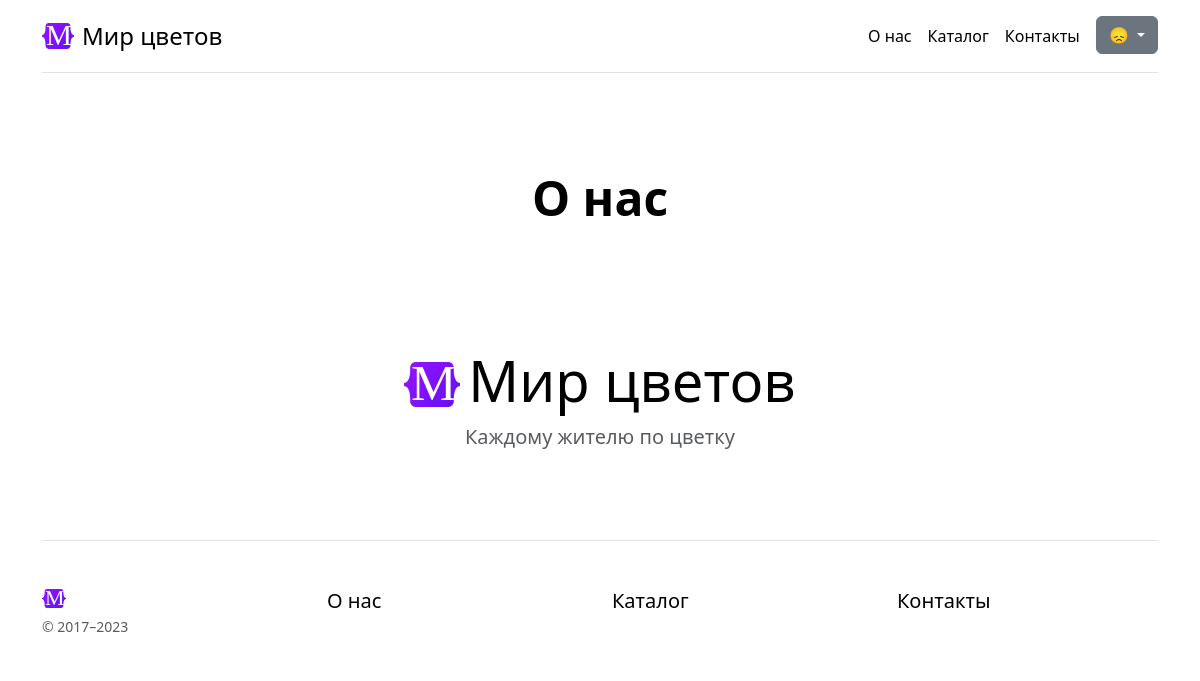
Page /about/ on the earlier database version.
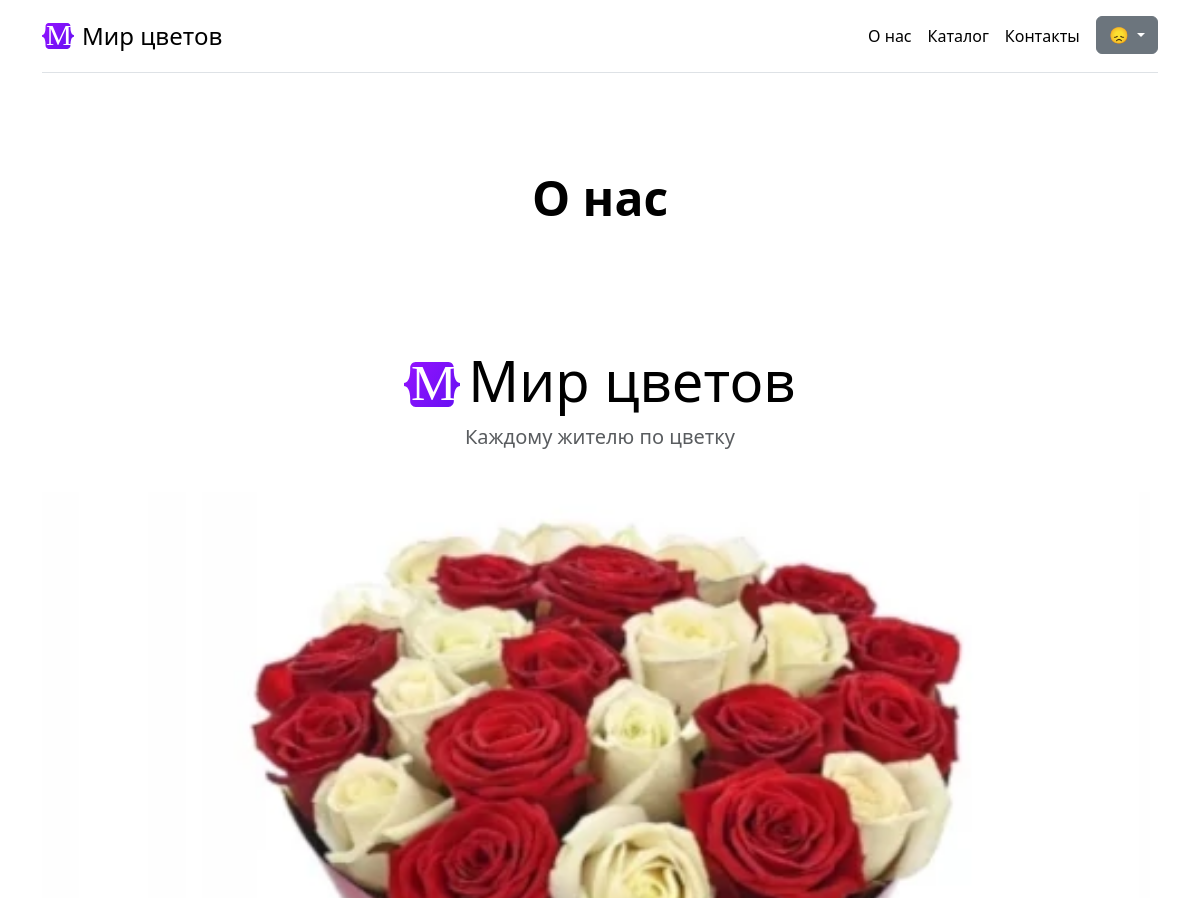
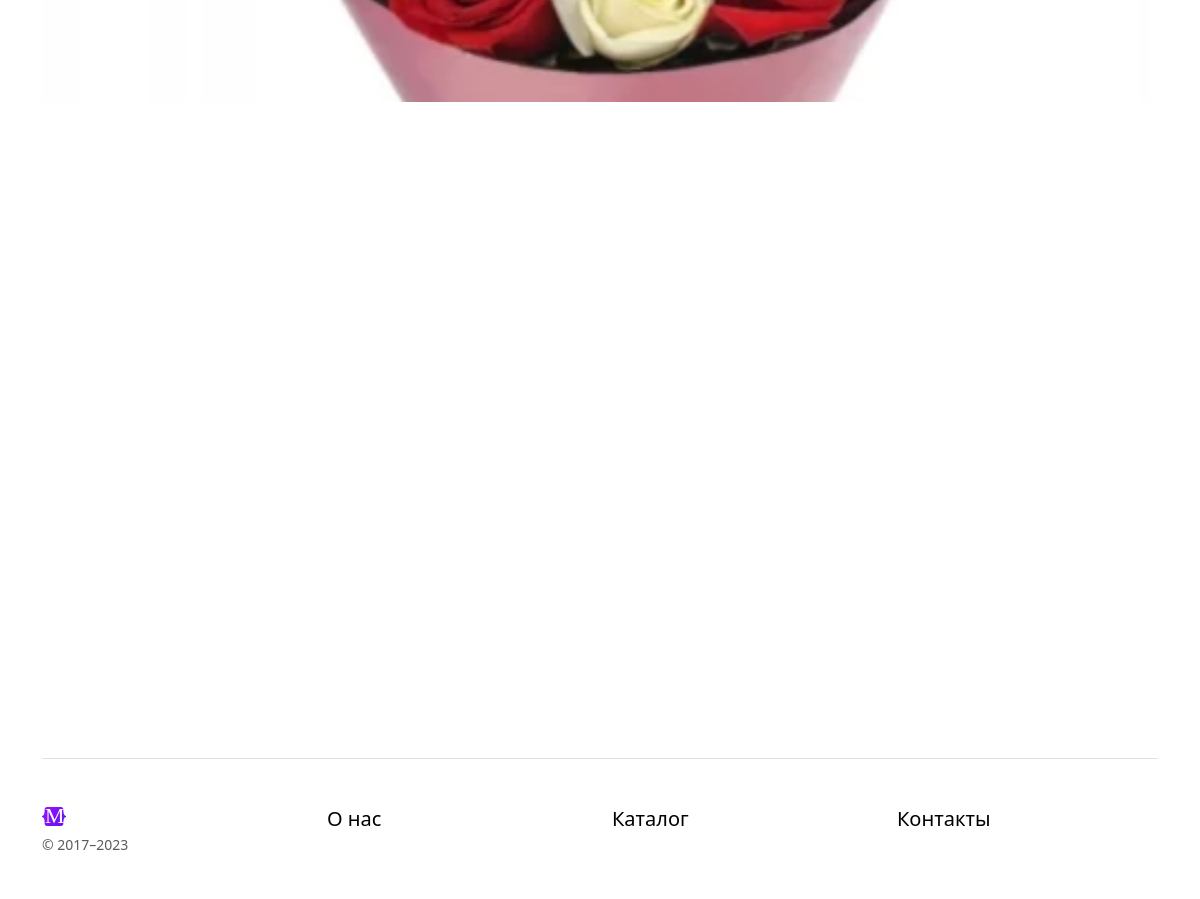
Same page on the later database version (2 pictures, top to bottom).
### goods/models.py (models this page shows, shortened)
class Goods(NameMixin, models.Model):
    objects = models.Manager() # По умолчанию. Нужен для админки.
    in_stock = GoodsManager()
    added = models.DateTimeField(auto_now_add=True,
                                 verbose_name="Дата добавления")
    photo = models.ImageField(verbose_name="Фото")
    price = models.DecimalField(max_digits=10,
                                decimal_places=2,
                                verbose_name="Цена")
    origin = models.ForeignKey(
        "Country",
        on_delete=models.CASCADE,
        verbose_name="Страна-производитель",
    )
    color = models.ForeignKey(
        "Color",
        on_delete=models.CASCADE,
        verbose_name="Цвет",
    )
    category = models.ForeignKey(
        "Category",
        on_delete=models.CASCADE,
        verbose_name="Категория / Вид товара",
    )
    stock = models.PositiveIntegerField(default=0, null=False, blank=False, verbose_name="Остаток товара")
    class Meta:
        verbose_name = "Товар"
        verbose_name_plural = "Товары"

### companies/views.py (the view)
# urls.py: path('about/', AboutCompanyView.as_view(), name="about"),
class AboutCompanyView(TemplateView):
    template_name = "companies/about.html"
    def get_context_data(self, **kwargs):
        context = super().get_context_data(**kwargs)
        context["object_list"] = Goods.in_stock.all()[:5]
        return context

### goods/models.py (called while the page is built)
    def get_queryset(self):
        return super().get_queryset().filter(stock__gte=1).order_by("-added")

### companies/templates/companies/about.html
{% extends "general/parts/base.html" %}
{% load static %}
{% block content %}
{% include 'general/parts/h.html' with h='О нас' %}
<div class="pricing-header p-3 pb-md-4 mx-auto text-center">
    <h1 class="display-4 fw-normal text-body-emphasis"><img class="me-2 pb-1" style="width: 1em;"
                                                            src="{% static 'companies/img/logo.svg' %}" alt="Лого">Мир
        цветов</h1>
    <p class="fs-5 text-body-secondary">Каждому жителю по цветку</p>
</div>
{% include 'companies/slider.html' %}
{% endblock %}

### companies/templates/companies/slider.html (shortened to what this page needs)
{% if object_list %}
<div id="carouselExampleDark" class="carousel carousel-dark slide" data-bs-ride="carousel">
  <div class="carousel-indicators">
    <button type="button" data-bs-target="#carouselExampleDark" data-bs-slide-to="0" class="active" aria-current="true" aria-label="Slide 1"></button>
    <button type="button" data-bs-target="#carouselExampleDark" data-bs-slide-to="1" aria-label="Slide 2"></button>
    <button type="button" data-bs-target="#carouselExampleDark" data-bs-slide-to="2" aria-label="Slide 3"></button>
    <button type="button" data-bs-target="#carouselExampleDark" data-bs-slide-to="3" class="active" aria-current="true" aria-label="Slide 4"></button>
    <button type="button" data-bs-target="#carouselExampleDark" data-bs-slide-to="4" aria-label="Slide 5"></button>
  </div>
  <div class="carousel-inner">
    {% for obj in object_list %}
    <div class="carousel-item {% if forloop.first %}active{% endif %}" data-bs-interval="10000">
      <img src="{{ obj.photo.url }}" class="d-block w-100" alt="{{ obj.name }}">
      <div class="carousel-caption d-none d-md-block">
        <h5>{{ obj.name }}</h5>
      </div>
    </div>
    {% endfor %}
  </div>
  <button class="carousel-control-prev" type="button" data-bs-target="#carouselExampleDark" data-bs-slide="prev">
    <span class="carousel-control-prev-icon" aria-hidden="true"></span>
  </button>
  <button class="carousel-control-next" type="button" data-bs-target="#carouselExampleDark" data-bs-slide="next">
    <span class="carousel-control-next-icon" aria-hidden="true"></span>
  </button>
</div>
{% endif %}

Differences in the rows shown:
added Goods: photo (picture)
